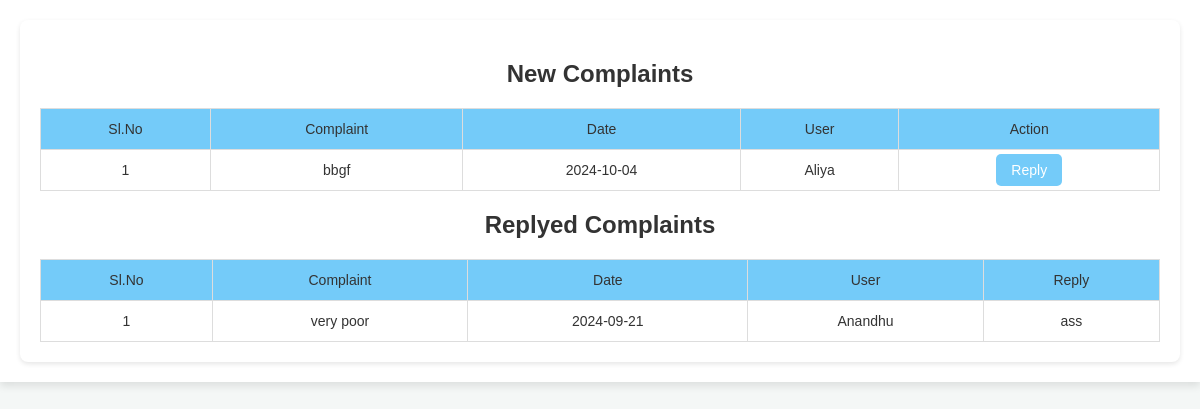
Screenshot of /Project/Admin/ViewComplaint.php with the database file from the repository.
### tables this page shows
CREATE TABLE `tbl_complaint` (
  `complaint_id` int(11) NOT NULL,
  `complainttype_id` int(11) NOT NULL,
  `complaint_content` varchar(100) NOT NULL,
  `complaint_reply` varchar(100) NOT NULL,
  `user_id` int(11) NOT NULL,
  `complaint_status` int(11) NOT NULL DEFAULT 0,
  `complaint_date` varchar(100) NOT NULL
);

CREATE TABLE `tbl_user` (
  `user_id` int(11) NOT NULL,
  `user_location` varchar(40) NOT NULL,
  `user_name` varchar(50) NOT NULL,
  `user_gender` varchar(50) NOT NULL,
  `user_age` varchar(50) NOT NULL,
  `user_contact` varchar(50) NOT NULL,
  `user_email` varchar(50) NOT NULL,
  `user_password` varchar(50) NOT NULL,
  `user_photo` varchar(50) NOT NULL,
  `place_id` int(11) NOT NULL,
  `user_squestion` varchar(50) NOT NULL,
  `user_sanswer` varchar(50) NOT NULL
);

### Project/Admin/ViewComplaint.php (the view, shortened to what this page needs)
<!DOCTYPE html PUBLIC "-//W3C//DTD XHTML 1.0 Transitional//EN" "http://www.w3.org/TR/xhtml1/DTD/xhtml1-transitional.dtd">
<html xmlns="http://www.w3.org/1999/xhtml">
<head>
</head>
    <?php
include('../Assets/Connection/Connection.php');
    ?>
    <body>
        <section class="main_content dashboard_part">
            <div class="main_content_iner ">
                <div class="container-fluid p-0">
                    <div class="row justify-content-center">
                        <div class="col-12">
                            <div class="QA_section">
                                <h1>New Complaints</h1>
                                <div class="QA_table mb_30">
                                    <table class="table lms_table_active">
                                        <thead>
                                            <tr style="background-color: #74CBF9">
                                                <td align="center" scope="col">Sl.No</td>
                                                <td align="center" scope="col">Complaint</td>
                                                <td align="center" scope="col">Date</td>
                                                <td align="center" scope="col">User</td>
                                                <td align="center" scope="col">Action</td>
                                            </tr>
                                        </thead>
                                        <tbody>
                                            <?php
												$i = 0;
                                                $selQry = "select * from tbl_complaint c inner join tbl_complainttype t on t.complainttype_id=c.complainttype_id inner join tbl_user u on c.user_id = u.user_id where complaint_status='0'";
                                               $rs = $con->query($selQry);
                                                while ($data = $rs->fetch_assoc()) {
                                                    $i++;
                                            ?>
                                            <tr>
                                                <td align="center"><?php echo $i;?></td>
                                                <td align="center"><?php echo $data["complaint_content"] ?></td>
                                                <td align="center"><?php echo $data["complaint_date"] ?></td>
                                                <td align="center"><?php echo $data["user_name"] ?></td>
                                                <td align="center"><a href="ViewComplaint.php?up=<?php echo $data["complaint_id"] ?>" class="status_btn">Reply</a> </td>
                                            </tr>
                                            <?php
                                            }
                                            ?>
                                        </tbody>
                                    </table>
                                </div>
                                <h1>Replyed Complaints</h1>
                                <div class="QA_table mb_30">
                                    <table class="table lms_table_active">
                                        <thead>
                                            <tr style="background-color: #74CBF9">
                                                <td align="center" scope="col">Sl.No</td>
                                                <td align="center" scope="col">Complaint</td>
                                                <td align="center" scope="col">Date</td>
                                                <td align="center" scope="col">User</td>
                                                <td align="center" scope="col">Reply</td>
                                            </tr>
                                        </thead>
                                        <tbody>
                                            <?php
												$i = 0;
                                                $selQry = "select * from tbl_complaint c inner join tbl_complainttype t on t.complainttype_id=c.complainttype_id inner join tbl_user u on c.user_id = u.user_id where complaint_status='1'";
                                               $rs = $con->query($selQry);
                                                while ($data = $rs->fetch_assoc()) {
                                                    $i++;
                                            ?>
                                            <tr>
                                                <td align="center"><?php echo $i;?></td>
                                                <td align="center"><?php echo $data["complaint_content"] ?></td>
                                                <td align="center"><?php echo $data["complaint_date"] ?></td>
                                                <td align="center"><?php echo $data["user_name"] ?></td>
                                                <td align="center"><?php echo $data["complaint_reply"] ?></td>
                                            </tr>
                                            <?php                     }
                                            ?>
                                        </tbody>
                                    </table>
                                </div>
                             </div>
                        </div>
                    </div>
                </div>
            </div>
        </section>
    </body>
    </html>

### Project/Admin/ViewComplaint.php (style rules this page uses)
body { font-family: Arial, sans-serif; background-color: #f4f7f6; margin: 0; padding: 0; }
.container-fluid { padding: 20px; background-color: #ffffff; box-shadow: 0 4px 8px rgba(0, 0, 0, 0.1); }
h1 { color: #333; text-align: center; font-size: 24px; margin-bottom: 20px; }
.QA_section { background-color: #fff; padding: 20px; border-radius: 8px; box-shadow: 0 2px 5px rgba(0, 0, 0, 0.1); }
.table { width: 100%; border-collapse: collapse; margin-top: 20px; }
.table th, .table td { border: 1px solid #ddd; padding: 12px; text-align: center; }
.table thead { background-color: #74CBF9; }
.table td { font-size: 14px; color: #333; }
.status_btn { background-color: #74CBF9; color: white; padding: 8px 15px; border-radius: 5px; text-decoration: none; }

### rows the page displays
tbl_complaint: complaint_content "bbgf", complaint_date "2024-10-04", user.user_name "Aliya"
tbl_complaint: complaint_content "very poor", complaint_date "2024-09-21", user.user_name "Anandhu", complaint_reply "ass"
